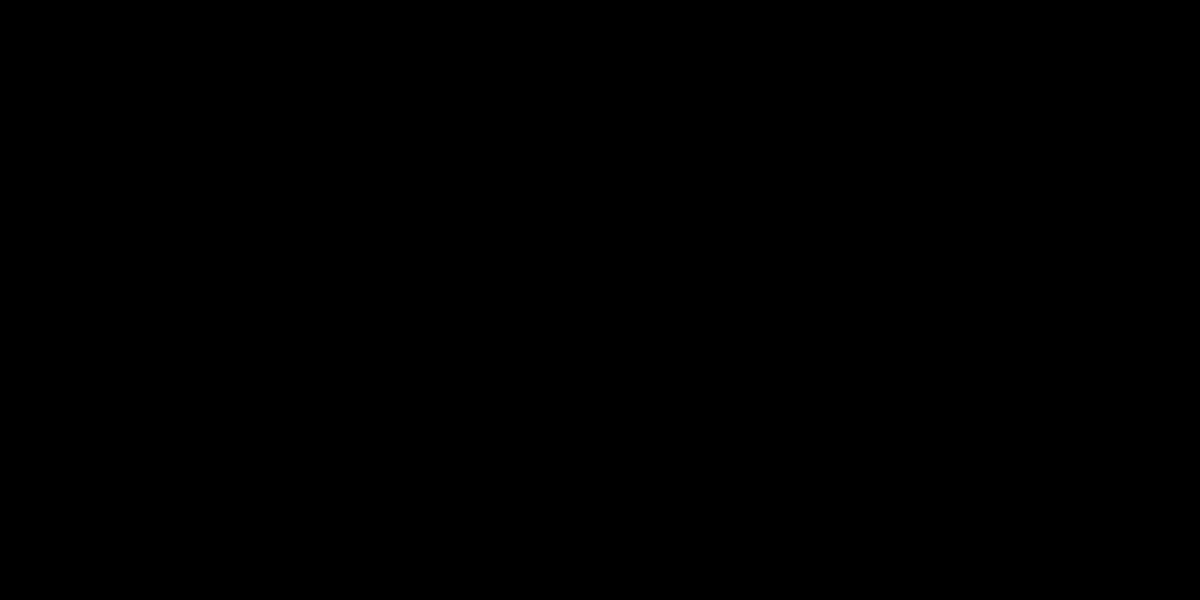
Frame 1 (no input)
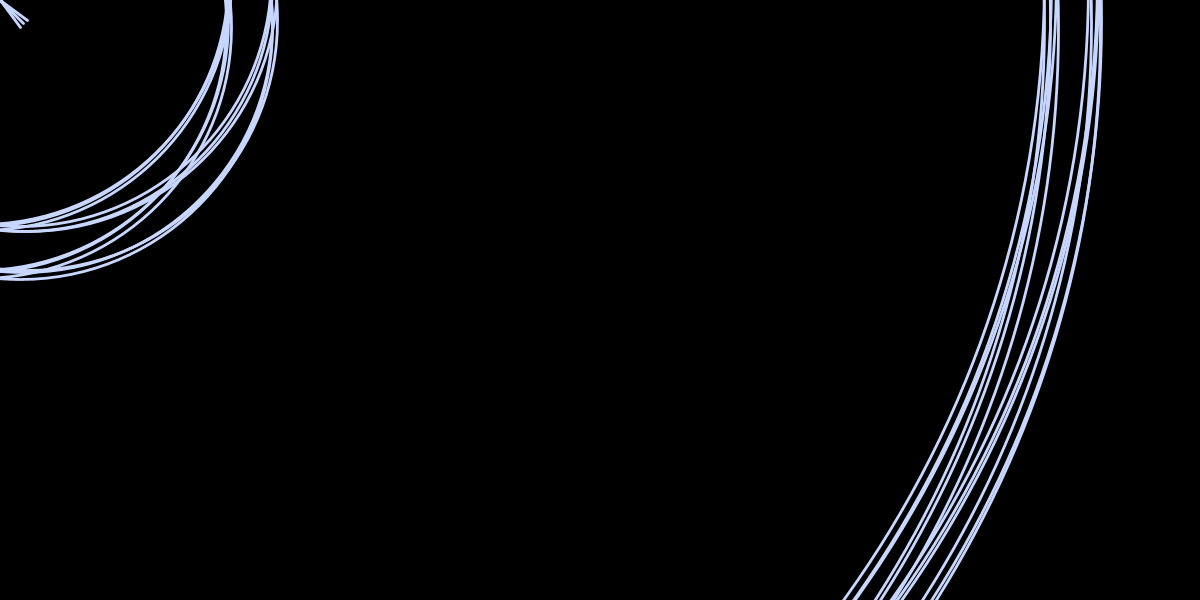
Frame 60 (the mouse pressed at the canvas centre just before this capture)
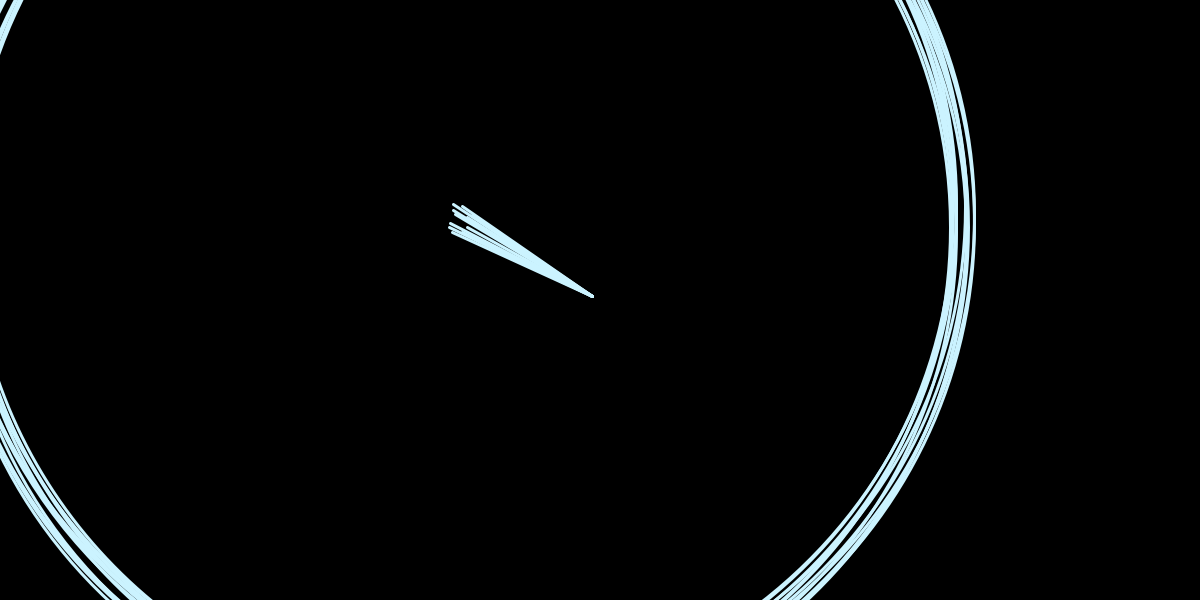
Frame 120 (the mouse held since frame 60 and released just before this capture)

The Processing sketch that drew these frames (run headless with seeded random() and noise(); from frame 60 on, the mouse is pressed at the canvas centre):

// Processing sketch: processing_133083
// ── processing_133083.pde

/////////////////////////////
//     Universal Cycle     //
//                         //
//      Taryn Hampton      //
/////////////////////////////

Arm arm1; Arm arm2; Arm arm3; Arm arm4;
Arm arm5; Arm arm6; Arm arm7; Arm arm8;
Arm arm9; Arm arm10; Arm arm11; Arm arm12;

int minCount;
int hourCount;
float pRadius;
float pRadius2;
float pulseX;
float pulseY;
int colorRange;

void setup() {
  size (1200,600);
  noFill();
  minCount=minute();
  hourCount = hour();
  
  //Posotion the arms
  arm1 = new Arm(14, random(-2, 0), random(-2, 0));
  arm2 = new Arm(14, random(2, 0), random(-2, 0));
  arm3 = new Arm(14, random(-2, 0), random(2, 0));
  arm4 = new Arm(14, random(2, 0), random(2, 0));
  
  arm5 = new Arm(14, random(-3, 0), random(-1, 0));
  arm6 = new Arm(14, random(3, 0), random(-1, 0));
  arm7 = new Arm(14, random(-3, 0), random(1, 0));
  arm8 = new Arm(14, random(3, 0), random(1, 0));

  arm9 = new Arm(14, random(-1, 0), random(-3, 0));
  arm10 = new Arm(14, random(1, 0), random(-3, 0));
  arm11 = new Arm(14, random(-1, 0), random(3, 0));
  arm12 = new Arm(14, random(1, 0), random(3, 0));
}

void draw() {
  background(0);

//to see time
  println("second: " + second());
  println("minute: " + minute());
  println("hour: " + hour());
  
  arm1.follow(); arm1.display();
  arm2.follow(); arm2.display();
  arm3.follow(); arm3.display(); 
  arm4.follow(); arm4.display();
  
  arm5.follow(); arm5.display();
  arm6.follow(); arm6.display();
  arm7.follow(); arm7.display();
  arm8.follow(); arm8.display();
  
  arm9.follow(); arm9.display();
  arm10.follow(); arm10.display();
  arm11.follow(); arm11.display();
  arm12.follow(); arm12.display();
  
  if(minCount == minute()) {
    arm1.pulse(); arm2.pulse(); arm3.pulse(); arm4.pulse();
    arm5.pulse(); arm6.pulse(); arm7.pulse(); arm8.pulse();
    arm9.pulse(); arm10.pulse(); arm11.pulse(); arm12.pulse();
  }
  else {
    minCount = minute();
    pRadius = 0;
    pRadius2 = 70;
  }
  
  if(hourCount != hour()) {
    colorRange = (24-hour())*10;
    hourCount = hour();
  }
  else{colorRange = (24-hour())*10;}
  
  stroke(random(colorRange, 255), random(colorRange, 255), 255);
  strokeWeight(random(0,3));
  
}



class Arm {
  float posX;
  float posY;
  float folPosX;
  float folPosY;
  float posDifX;
  float posDifY;
  float folDifX;
  float folDifY;
  float secSpeed;
  float radX;
  float radY;
  float tipX;
  float tipY;
  float difFolTipX;
  float difFolTipY;

    Arm(float tempSecSpeed, float tempRadX, float tempRadY) {
    secSpeed = tempSecSpeed;
    radX = tempRadX;
    radY = tempRadY;
  }
  
  void display() {
    line(posX, posY, tipX, tipY);
  }
  
  void follow() {
    posDifX = mouseX - posX; 
    posDifY = mouseY - posY; 
    if(folPosX >= posX) {
      difFolTipX = folPosX - tipX + 3*second();
    }
    else {
      difFolTipX = folPosX - tipX - 3*second();
    }
    
    if(folPosY >= posY) {
      difFolTipY = folPosY - tipY + 3*second();
    }
    else {
      difFolTipY = folPosY - tipY - 3*second();
    }
    folDifX = posX - folPosX + radX*.7*second();
    folDifY = posY - folPosY + radY*.7*second();  
    folPosX = folPosX + folDifX/secSpeed; //calculates end of line segment x coordinate
    folPosY = folPosY + folDifY/secSpeed; //calculates end of line segment y coordinte
    posX = posX + posDifX/secSpeed;//calculates center X coordinate
    posY = posY + posDifY/secSpeed;//calculates center Y coordinate
    tipX = tipX + difFolTipX/15;
    tipY = tipY + difFolTipY/15;
  }
  
  
  void pulse() {
    pRadius = pRadius + 3; //speed of initial outward blast
    if(pRadius != 0){
      pRadius2 = pRadius2 - .7; //speed of "shock wave"
    }
    else {pRadius2 = 0;}
    ellipse(tipX, tipY, pRadius, pRadius);
    ellipse(tipX, tipY, pRadius2, pRadius2);
  }
}
